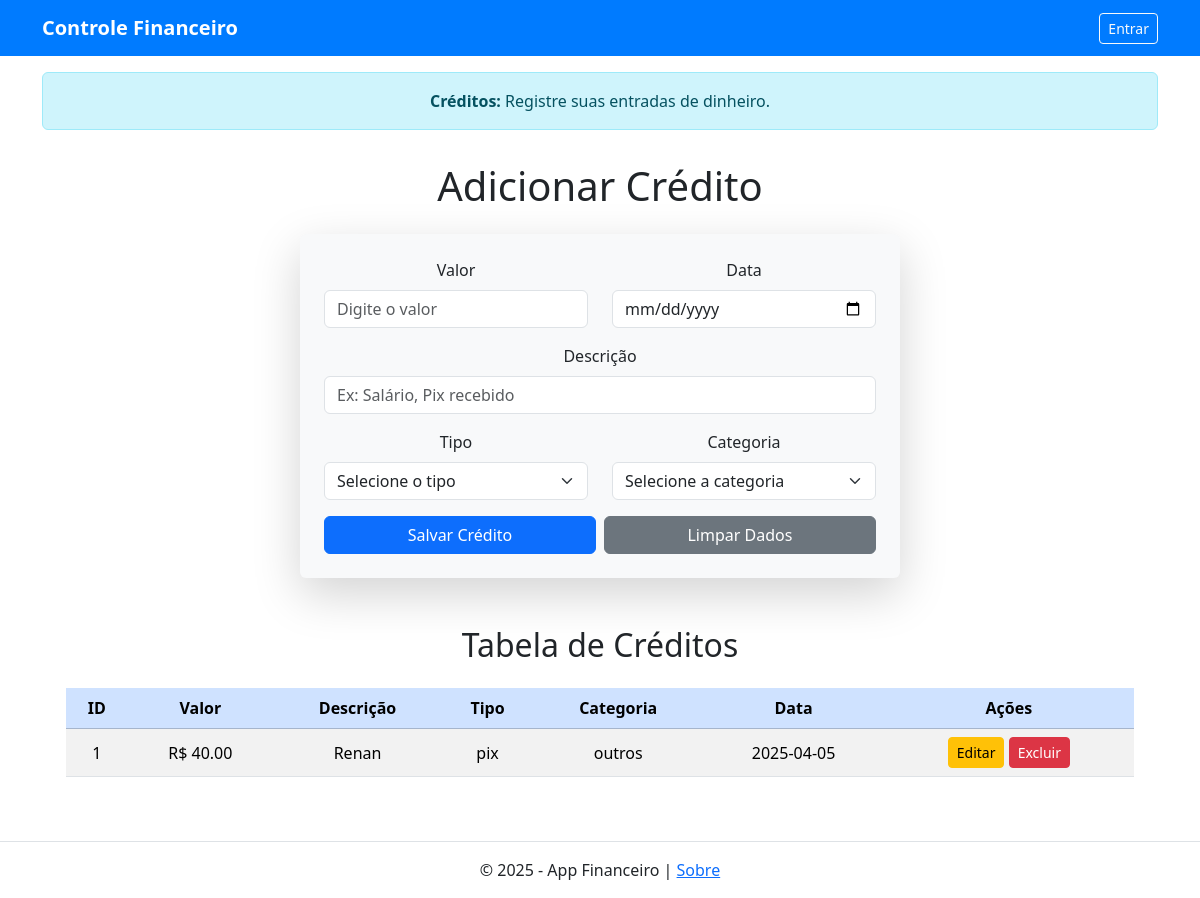
The app's page /credito, older data.
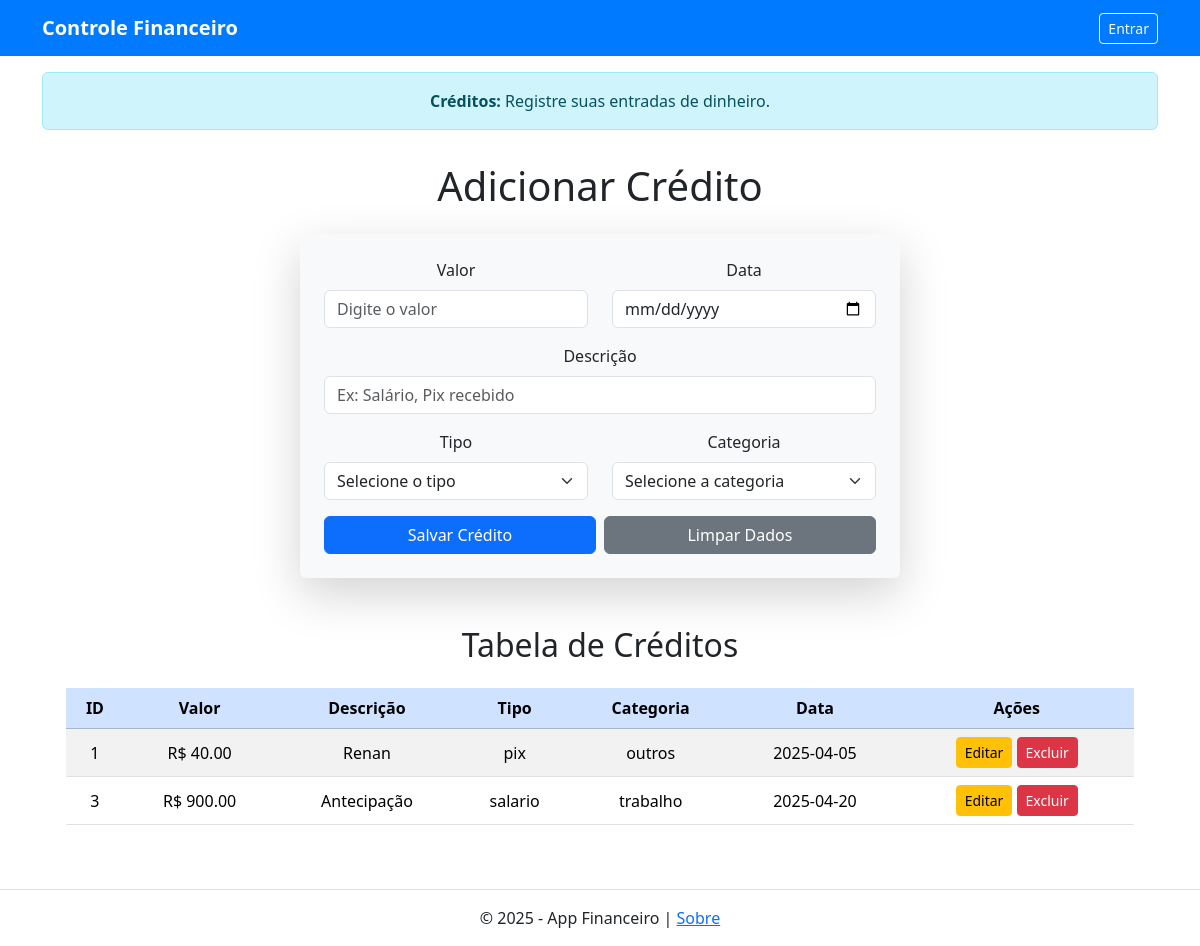
The same page, newer data.
### tables this page shows
CREATE TABLE creditos (
            id INTEGER PRIMARY KEY AUTOINCREMENT,
            valor REAL NOT NULL,
            descricao TEXT NOT NULL,
            tipo TEXT NOT NULL,
            categoria TEXT NOT NULL,
            data TEXT NOT NULL
        );

### app.py (the view, shortened to what this page needs)
@app.route("/credito", methods=["GET", "POST"])
def credito():
    creditos = executar_consulta("SELECT * FROM creditos", fetchall=True)
    return render_template("credito.html", creditos=creditos)

### utils.py (called while the page is built)
def executar_consulta(query, parametros=(), fetchone=False, fetchall=False, commit=False):
    conexao = sqlite3.connect('financeiro.db')
    cursor = conexao.cursor()
    cursor.execute(query, parametros)
    resultado = None
    if fetchone:
        resultado = cursor.fetchone()
    elif fetchall:
        resultado = cursor.fetchall()
    if commit:
        conexao.commit()
    conexao.close()
    return resultado

### templates/credito.html (shortened to what this page needs)
{% extends 'base.html' %}
{% block alert %}
    <div class="container mt-3">
        <div class="alert alert-info text-center" role="alert">
            <strong>Créditos:</strong> Registre suas entradas de dinheiro.
        </div>
    </div>
{% endblock %}
{% block content %}
    <div class="container mt-3">
        <h1 class="mb-4 text-center">Adicionar Crédito</h1>
        <form method="POST" class="p-4 rounded shadow-lg bg-light mx-auto" id="creditoForm">
            <div class="row">
                <div class="col-md-6 mb-3">
                    <label for="valor" class="form-label">Valor</label>
                    <input type="number" step="0.01" class="form-control" id="valor" name="valor" placeholder="Digite o valor" required>
                </div>
                <div class="col-md-6 mb-3">
                    <label for="data" class="form-label">Data</label>
                    <input type="date" class="form-control" id="data" name="data" required>
                </div>
            </div>
            <div class="mb-3">
                <label for="descricao" class="form-label">Descrição</label>
                <input type="text" class="form-control" id="descricao" name="descricao" placeholder="Ex: Salário, Pix recebido" required>
            </div>
            <div class="row">
                <div class="col-md-6 mb-3">
                    <label for="tipo" class="form-label">Tipo</label>
                    <select class="form-select" id="tipo" name="tipo" required>
                        <option value="" selected disabled>Selecione o tipo</option>
                    </select>
                </div>
                <div class="col-md-6 mb-3">
                    <label for="categoria" class="form-label">Categoria</label>
                    <select class="form-select" id="categoria" name="categoria" required>
                        <option value="" selected disabled>Selecione a categoria</option>
                    </select>
                </div>
            </div>
            <div class="d-flex gap-2">
                <button type="submit" class="btn btn-primary flex-grow-1">Salvar Crédito</button>
                <button type="reset" class="btn btn-secondary flex-grow-1">Limpar Dados</button>
            </div>
        </form>
        <div class="container mt-5">
            <h2 class="text-center mb-4">Tabela de Créditos</h2>
            <table class="table table-striped tabel-bordered text-center align-middle">
                <thead class="table-primary">
                    <tr>
                        <th>ID</th>
                        <th>Valor</th>
                        <th>Descrição</th>
                        <th>Tipo</th>
                        <th>Categoria</th>
                        <th>Data</th>
                        <th>Ações</th>
                    </tr>
                </thead>
                <tbody>
                    {% for credito in creditos %}
                    <tr>
                        <td>{{ credito[0] }}</td>
                        <td>R$ {{ "%.2f"|format(credito[1]) }}</td>
                        <td>{{ credito[2] }}</td>
                        <td>{{ credito[3] }}</td>
                        <td>{{ credito[4] }}</td>
                        <td>{{ credito[5] }}</td>
                        <td>
                            <a href="{{ url_for('editar_credito', id=credito[0]) }}" class="btn btn-warning btn-sm">Editar</a>
                            <button class="btn btn-danger btn-sm" data-bs-toggle="modal" data-bs-target="#confirmarExclusao{{ credito[0] }}">
                                Excluir
                            </button>
                        </td>
                    </tr>
                    {% endfor %}
                </tbody>
            </table>
        </div>
    </div>
{% endblock %}

Row changes from the older to the newer data that the page shows:
added creditos: id "3", valor "900.00", descricao "Antecipação", tipo "salario", categoria "trabalho", data "2025-04-20"
